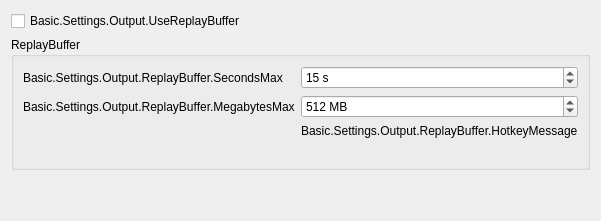
                   <widget class="QWidget" name="advOutputReplayTab">
                    <attribute name="title">
                     <string>ReplayBuffer</string>
                    </attribute>
                    <layout class="QVBoxLayout" name="verticalLayout_22">
                     <item>
                      <widget class="QCheckBox" name="advReplayBuf">
                       <property name="text">
                        <string>Basic.Settings.Output.UseReplayBuffer</string>
                       </property>
                      </widget>
                     </item>
                     <item>
                      <widget class="QGroupBox" name="advReplayBufferGroupBox">
                       <property name="sizePolicy">
                        <sizepolicy hsizetype="Preferred" vsizetype="Maximum">
                         <horstretch>0</horstretch>
                         <verstretch>0</verstretch>
                        </sizepolicy>
                       </property>
                       <property name="title">
                        <string>ReplayBuffer</string>
                       </property>
                       <property name="flat">
                        <bool>false</bool>
                       </property>
                       <property name="checkable">
                        <bool>false</bool>
                       </property>
                       <layout class="QFormLayout" name="formLayout_30">
                        <item row="0" column="0">
                         <widget class="QLabel" name="advRBSecMaxLabel">
                          <property name="text">
                           <string>Basic.Settings.Output.ReplayBuffer.SecondsMax</string>
                          </property>
                         </widget>
                        </item>
                        <item row="0" column="1">
                         <widget class="QSpinBox" name="advRBSecMax">
                          <property name="suffix">
                           <string notr="true"> s</string>
                          </property>
                          <property name="minimum">
                           <number>5</number>
                          </property>
                          <property name="maximum">
                           <number>21600</number>
                          </property>
                          <property name="value">
                           <number>15</number>
                          </property>
                         </widget>
                        </item>
                        <item row="2" column="1">
                         <widget class="QLabel" name="advRBHotkeyLabel">
                          <property name="text">
                           <string>Basic.Settings.Output.ReplayBuffer.HotkeyMessage</string>
                          </property>
                         </widget>
                        </item>
                        <item row="3" column="1">
                         <widget class="QLabel" name="advRBEstimate">
                          <property name="text">
                           <string notr="true"/>
                          </property>
                         </widget>
                        </item>
                        <item row="1" column="1">
                         <widget class="QSpinBox" name="advRBMegsMax">
                          <property name="suffix">
                           <string> MB</string>
                          </property>
                          <property name="minimum">
                           <number>20</number>
                          </property>
                          <property name="maximum">
                           <number>8192</number>
                          </property>
                          <property name="value">
                           <number>512</number>
                          </property>
                         </widget>
                        </item>
                        <item row="1" column="0">
                         <widget class="QLabel" name="advRBMegsMaxLabel">
                          <property name="text">
                           <string>Basic.Settings.Output.ReplayBuffer.MegabytesMax</string>
                          </property>
                         </widget>
                        </item>
                       </layout>
                      </widget>
                     </item>
                     <item>
                      <spacer name="verticalSpacer">
                       <property name="orientation">
                        <enum>Qt::Vertical</enum>
                       </property>
                       <property name="sizeHint" stdset="0">
                        <size>
                         <width>20</width>
                         <height>40</height>
                        </size>
                       </property>
                      </spacer>
                     </item>
                    </layout>
                   </widget>
